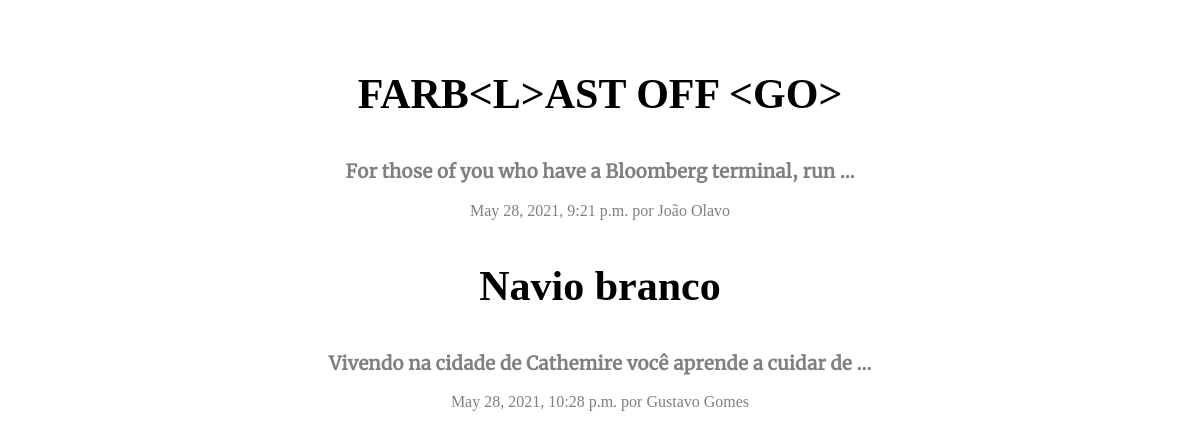
/blog/, run on an earlier commit of the app's database.
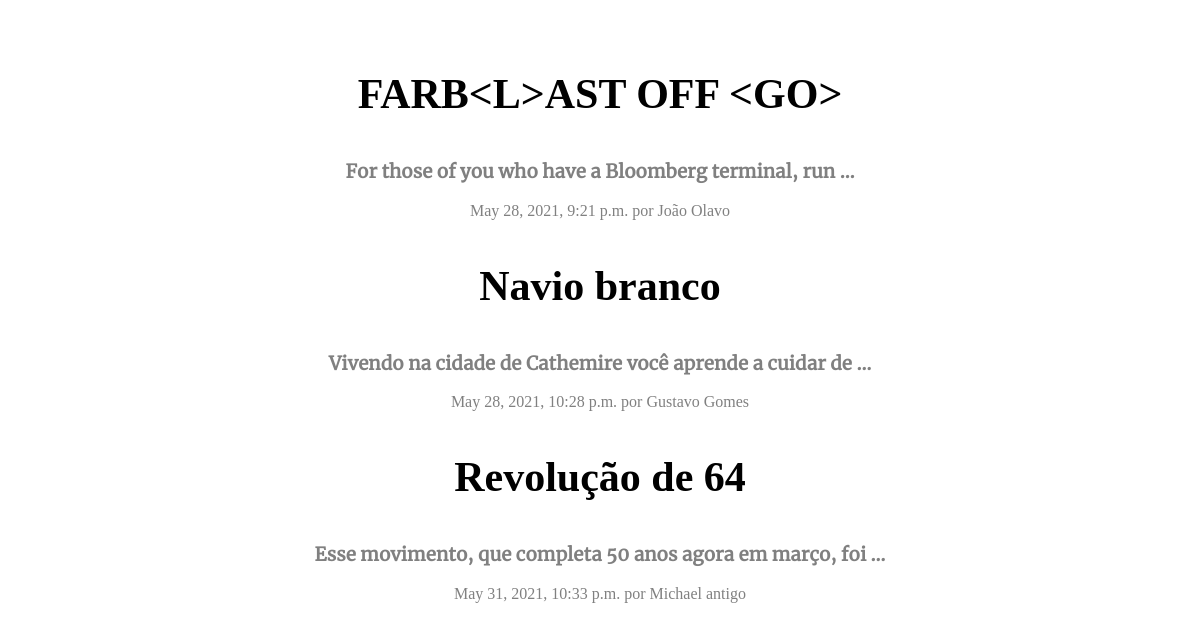
And on a later commit of the database.
### blog/models.py (models this page shows, shortened)
class Post(models.Model):
    title = models.CharField(max_length=255, default="title")
    author = models.ForeignKey(Author, on_delete=models.CASCADE, default="Autor")
    slug = models.CharField(max_length=255, unique=True)
    post = models.TextField(default='')
    post_date_created = models.DateTimeField(auto_now_add=True)
    post_date_updated = models.DateTimeField(auto_now=True)
    def get_absolute_url(self):
        return reverse("blog:detail", kwargs={"slug": self.slug})

class Author(models.Model):
    author_name = models.CharField(max_length=255)
    author_about = models.TextField()
    author_image = models.FileField(null=True, blank=True)
    author_date_created = models.DateTimeField(auto_now_add=True)
    author_date_updated = models.DateTimeField(auto_now=True)
    def __str__(self):
        return self.author_name

### blog/views.py (the view)
# urls.py: path('', views.list, name="list"),
def list(request):
    post_list = Post.objects.all()
    context = {"post_list": post_list}
    return render(request, 'blog/list.html', context)

### blog/templates/blog/list.html
{% extends 'blog/base.html' %}
{% block content %}
    {% for post in post_list %}
        <div class="full_article">
            <h3 id="title-list">
                <a href="{{ post.get_absolute_url }}" id="link-title">
                    {{post.title}}
                <a/>
            </h3>
            <div class="article">
                <h3 style="color:grey">
                        {{post.post|linebreaks|truncatewords:10}}
                </h3>
            </div>
            <div class="date_row">
                <div class="date">
                    <div class="date_created">
                        <span style="color:grey">{{post.post_date_created}} por {{post.author}}</span>
                    </div>
                </div>
            </div>
        </div>
    {% endfor %}
{% endblock content %}

### blog/templates/blog/base.html (shortened to what this page needs)
{% load static %}
<!DOCTYPE html>
<html lang="en">
    <head>
        <link href="{% static 'css/blog.css' %}" rel="stylesheet">
    </head>
    <body>
        <main>
            <div class="content">
                {% block content %}{% endblock %}
            </div>
        </main>
    </body>
</html>

### blog/static/css/blog.css (style rules this page uses)
.content { text-align: center; align-items: center; width: 100%; padding-top: 20px; }
#title-list { font-size: 42px; font-family: standard-title; }
#link-title { color:black; text-decoration: none; }
.article { font-family: standard-text; }

What changed in the data, as far as the page shows it:
added Post: title "Revolução de 64", post "Esse movimento, que completa 50 anos agora em março, foi …", post_date_created "May 31, 2021, 10:33 p.m.", author "Michael antigo"
